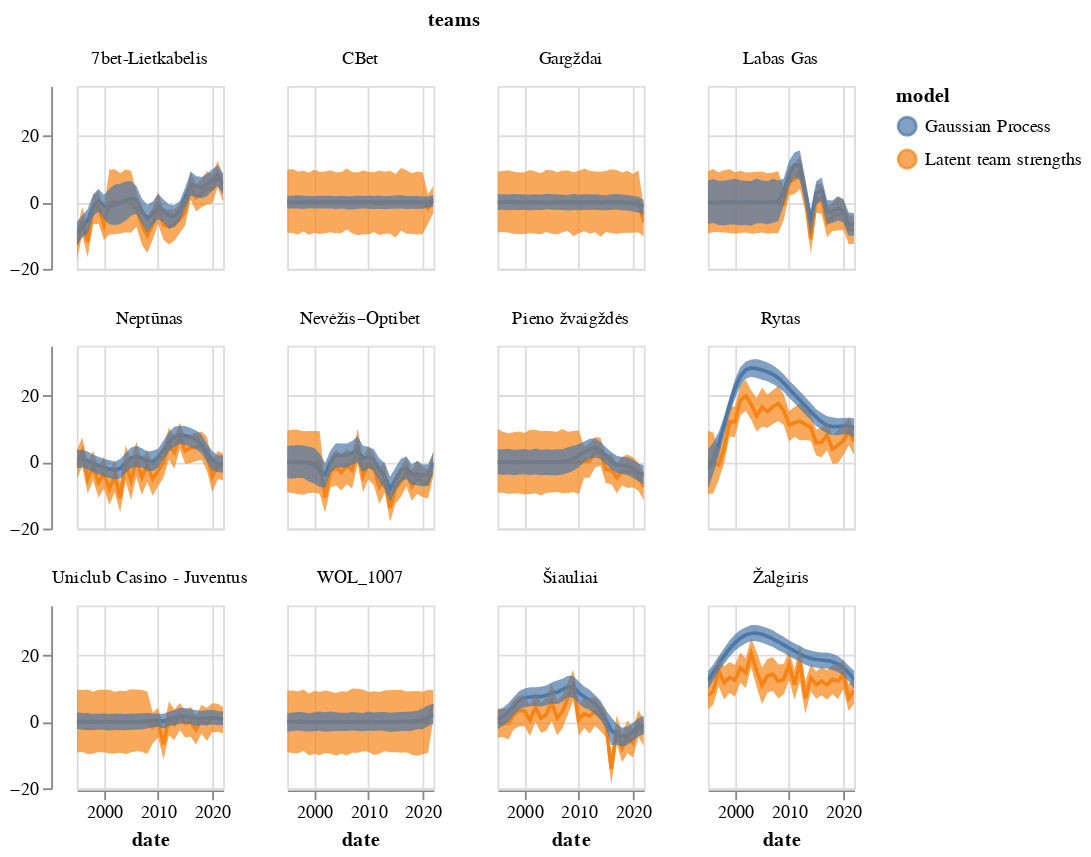

Notebook code cell kept with this figure:
### Markdown cell above
Let's see what latent team strengths we got this time. For comparison, I'll overlay the strengths learned by the previous model, too.

### Code cell
plot_strengths(traces)

### Figure 1 — Vega-Lite specification as saved in the notebook (floating-point values rounded to 4 significant figures; data arrays with more than 128 entries replaced by an {"elided": "..."} marker saying what was removed)
{"config": {"view": {"continuousWidth": 400, "continuousHeight": 300}}, "data": {"name": "data-5d986c7246babffdade07f8c0752e544"}, "facet": {"field": "teams", "type": "nominal"}, "spec": {"layer": [{"mark": "line", "encoding": {"color": {"field": "model", "type": "nominal"}, "tooltip": [{"field": "teams", "type": "nominal"}, {"field": "seasons", "type": "nominal"}, {"field": "Team-strength", "type": "quantitative"}], "x": {"field": "date", "type": "temporal"}, "y": {"field": "Team-strength", "type": "quantitative"}}, "selection": {"selector014": {"type": "interval", "bind": "scales", "encodings": ["x", "y"]}}}, {"mark": {"type": "area", "opacity": 0.7}, "encoding": {"color": {"field": "model", "type": "nominal"}, "tooltip": [{"field": "teams", "type": "nominal"}, {"field": "seasons", "type": "nominal"}, {"field": "Team-strength", "type": "quantitative"}], "x": {"field": "date", "type": "temporal"}, "y": {"field": "lower", "title": "", "type": "quantitative"}, "y2": {"field": "higher", "title": ""}}}], "height": 100, "width": 80}, "columns": 4, "$schema": "https://vega.github.io/schema/vega-lite/v4.17.0.json", "datasets": {"data-5d986c7246babffdade07f8c0752e544": {"elided": "672 records"}}}
